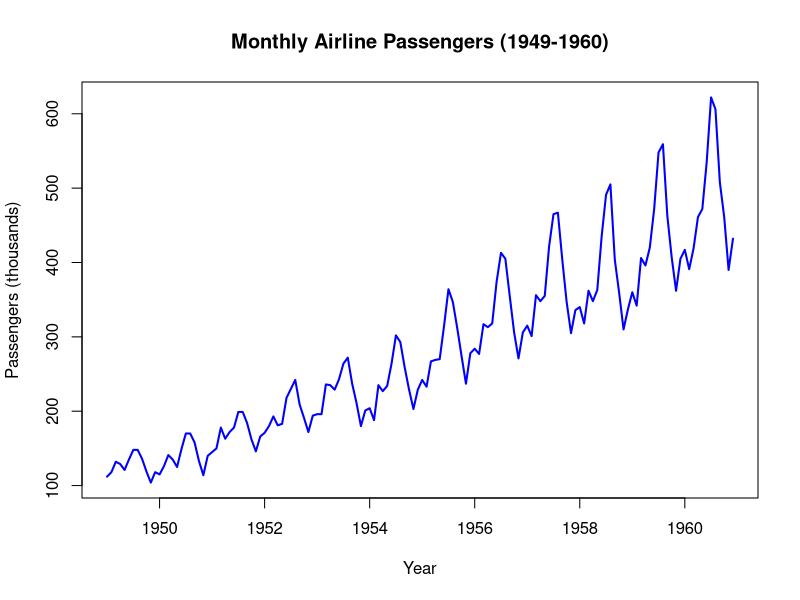
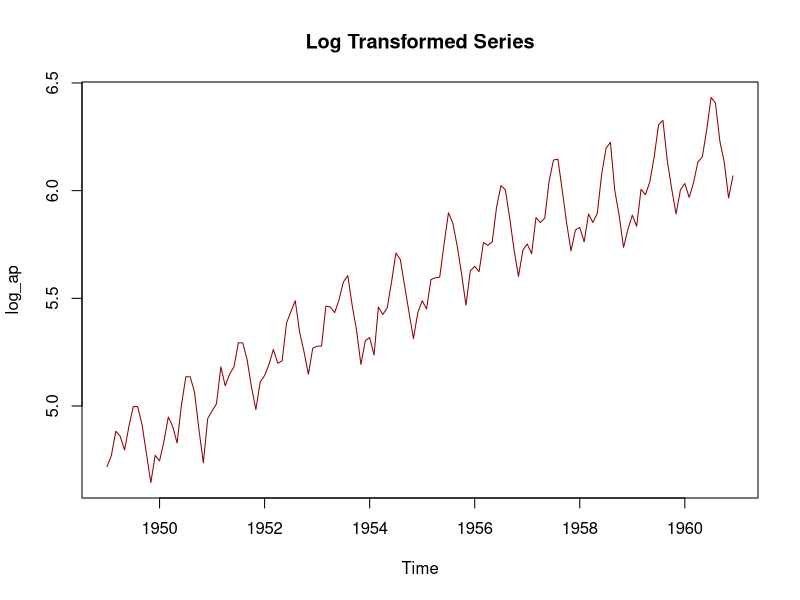
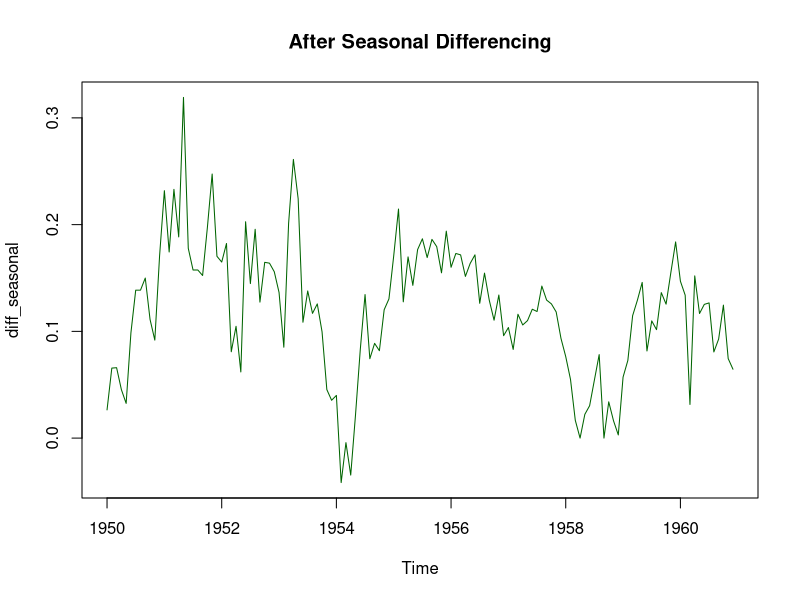
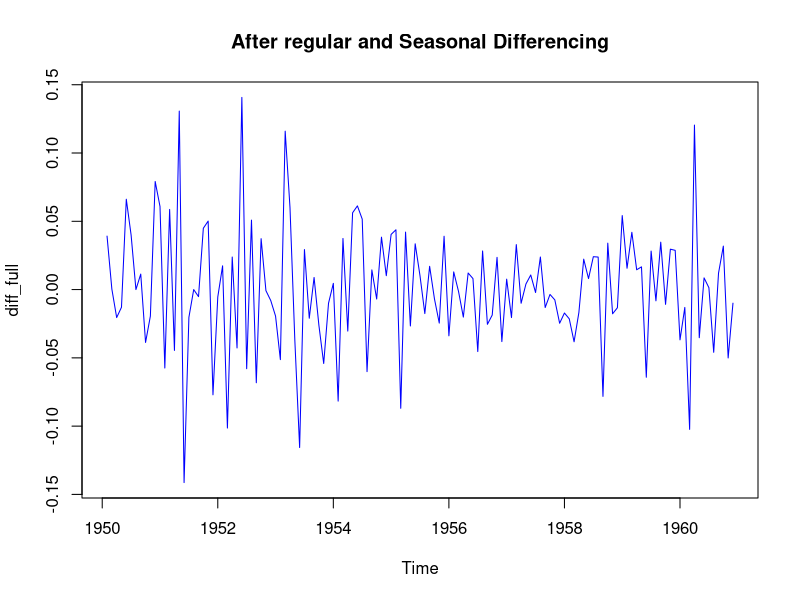
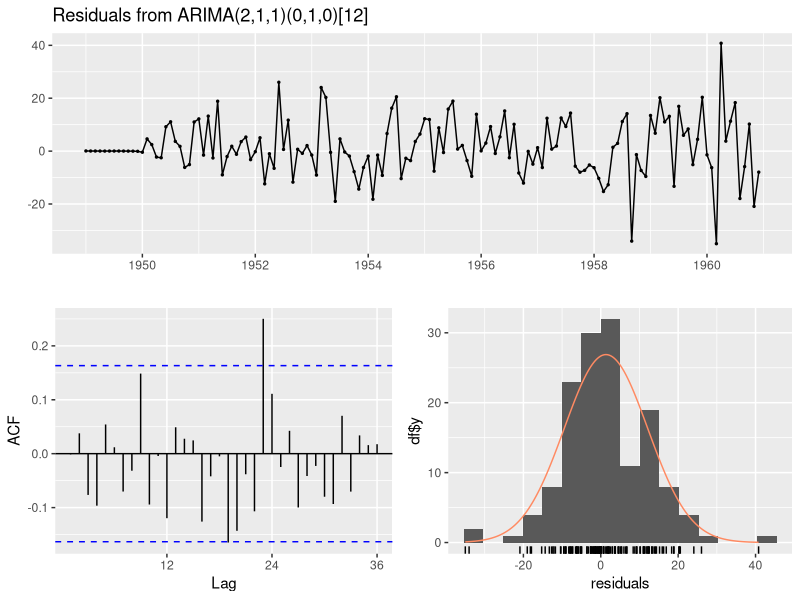
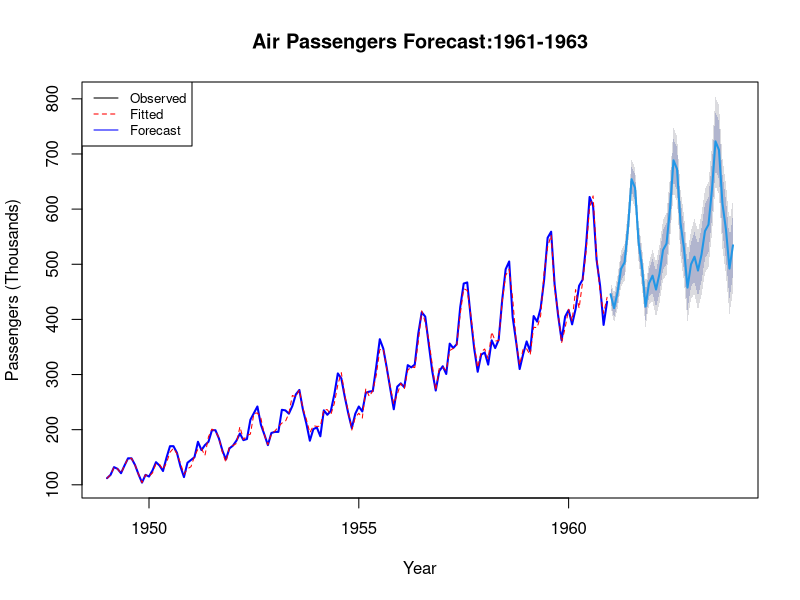

Reproduce these figures in R, in order.
library(tseries)
library(ggplot2)
library(forecast)

data("AirPassengers")
str(AirPassengers)

summary(AirPassengers)
head(AirPassengers,12)
class(AirPassengers)
frequency(AirPassengers)

start(AirPassengers); end(AirPassengers)

cycle(AirPassengers)

sum(is.na(AirPassengers))

plot(AirPassengers,
     main="Monthly Airline Passengers (1949-1960)",
     ylab="Passengers (thousands)",
     xlab="Year",col="blue",lwd=2)

adf_result <- adf.test (AirPassengers,alternative="stationary")
kpss_result <- kpss.test(AirPassengers)
kpss_result

log_ap <- log(AirPassengers)
diff_seasonal <- diff(log_ap,lag=12)
diff_full <- diff(diff_seasonal,difference=1)

par(mfrows=c(3,1))
plot(log_ap,main="Log Transformed Series",col="darkred")
plot(diff_seasonal,main="After Seasonal Differencing",col="darkgreen")
plot(diff_full,main="After regular and Seasonal Differencing",col="blue")

fit_sarima = auto.arima(AirPassengers,seasonal=TRUE,stepwise=FALSE,
                        approximation=FALSE,trace=TRUE)

summary(fit_sarima)
checkresiduals(fit_sarima)

forecast_sarima <- forecast(fit_sarima,h=36)

plot(forecast_sarima,main="Air Passengers Forecast:1961-1963",
     xlab="Year",ylab="Passengers (Thousands)",col="blue",lwd=2)
lines(fitted(fit_sarima),col="red",lty=2)
legend("topleft",legend=c("Observed","Fitted","Forecast"),col=c("black","red","blue"),lty=c(1,2,1),cex=0.8)

accuracy(forecast_sarima)